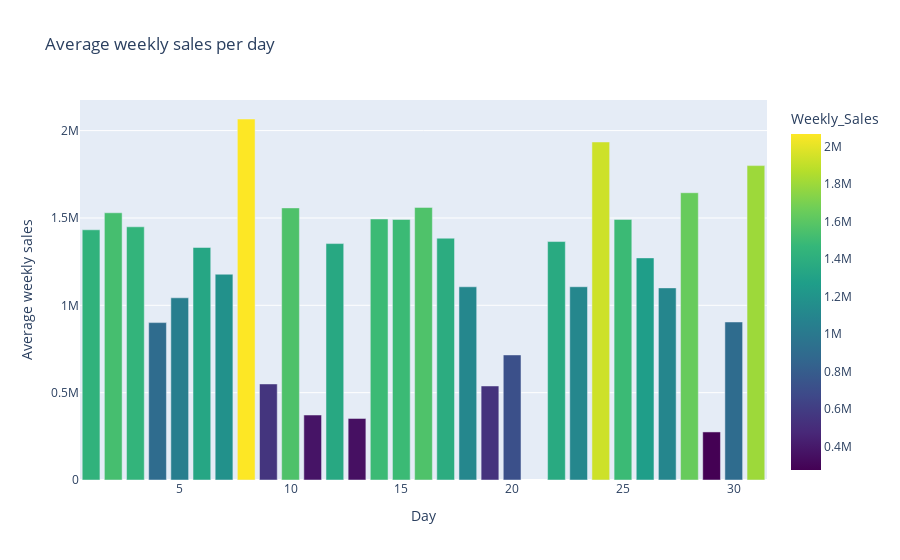

Notebook code for this chart:
### Code cell
# Create a bar graph of the average weekly sales per day in a month
weekly_sales_mean = df.groupby(['day_of_month']).agg({'Weekly_Sales':'mean'})

fig = px.bar(weekly_sales_mean,
x=weekly_sales_mean.index,
              y='Weekly_Sales', title="Average weekly sales per day", 
              color='Weekly_Sales',color_continuous_scale=px.colors.sequential.Viridis)

fig.update_xaxes(title="Day")
fig.update_yaxes(title="Average weekly sales")
fig.show()

### Figure 1 — Plotly figure (JSON) as saved in the notebook; plotly's stock layout.template omitted (floating-point values rounded to 4 significant figures)
{"data": [{"alignmentgroup": "True", "hovertemplate": "day_of_month=%{x}<br>Weekly_Sales=%{marker.color}<extra></extra>", "legendgroup": "", "marker": {"color": [1432000.0, 1530000.0, 1449000.0, 901000.0, 1043000.0, 1331000.0, 1178000.0, 2067000.0, 549800.0, 1558000.0, 371900.0, 1353000.0, 352500.0, 1494000.0, 1492000.0, 1561000.0, 1384000.0, 1106000.0, 538200.0, 715900.0, 1365000.0, 1106000.0, 1935000.0, 1492000.0, 1271000.0, 1100000.0, 1644000.0, 275100.0, 904600.0, 1800000.0], "coloraxis": "coloraxis"}, "name": "", "offsetgroup": "", "orientation": "v", "showlegend": false, "textposition": "auto", "type": "bar", "x": [1, 2, 3, 4, 5, 6, 7, 8, 9, 10, 11, 12, 13, 14, 15, 16, 17, 18, 19, 20, 22, 23, 24, 25, 26, 27, 28, 29, 30, 31], "xaxis": "x", "y": [1432000.0, 1530000.0, 1449000.0, 901000.0, 1043000.0, 1331000.0, 1178000.0, 2067000.0, 549800.0, 1558000.0, 371900.0, 1353000.0, 352500.0, 1494000.0, 1492000.0, 1561000.0, 1384000.0, 1106000.0, 538200.0, 715900.0, 1365000.0, 1106000.0, 1935000.0, 1492000.0, 1271000.0, 1100000.0, 1644000.0, 275100.0, 904600.0, 1800000.0], "yaxis": "y"}], "layout": {"barmode": "relative", "coloraxis": {"colorbar": {"title": {"text": "Weekly_Sales"}}, "colorscale": [[0, "#440154"], [0.1111, "#482878"], [0.2222, "#3e4989"], [0.3333, "#31688e"], [0.4444, "#26828e"], [0.5556, "#1f9e89"], [0.6667, "#35b779"], [0.7778, "#6ece58"], [0.8889, "#b5de2b"], [1, "#fde725"]]}, "legend": {"tracegroupgap": 0}, "title": {"text": "Average weekly sales per day"}, "xaxis": {"anchor": "y", "domain": [0, 1], "title": {"text": "Day"}}, "yaxis": {"anchor": "x", "domain": [0, 1], "title": {"text": "Average weekly sales"}}}}
